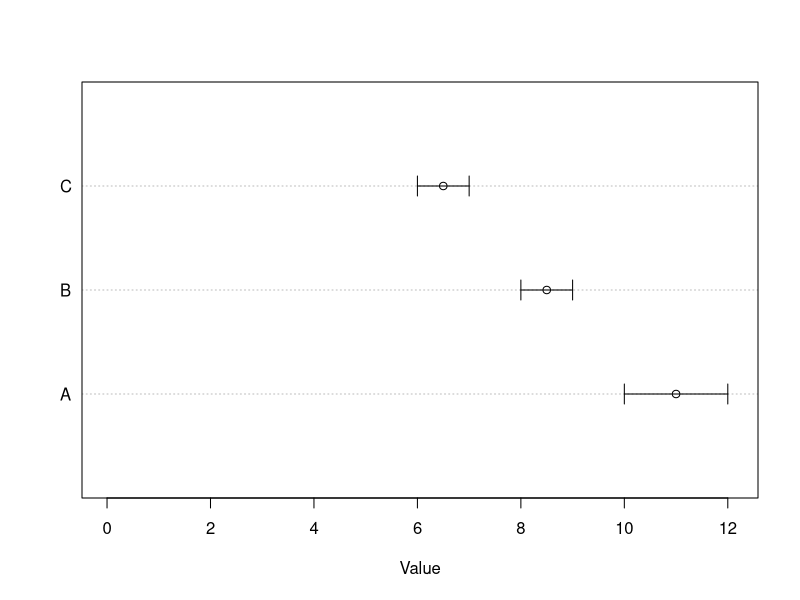

Write R code to recreate this figure. (Note: this script raises an error after producing the figure.)
## ---- chunk 1
# Horizontal Example

# Load the plotrix package
library(plotrix)
 
# Create a data frame with some example data
df <- data.frame(
  group = c("A", "A", "B", "B", "C", "C"),
  value = c(10, 12, 8, 9, 6, 7)
)
 
# Calculate the means and standard errors for each group
means <- aggregate(value ~ group, data = df, FUN = mean)
stderrs <- aggregate(value ~ group, data = df, 
                     FUN = function(x) sd(x) / sqrt(length(x)))
 
# Create a dot chart of the data
dotchart(means$value, labels = means$group, xlim = c(0, max(means$value) * 1.1),
         xlab = "Value")
 
# Add error bars representing the standard error of the mean
arrows(
  x0 = means$value - stderrs$value,
  y0 = 1:length(means$group),
  x1 = means$value + stderrs$value,
  y1 = 1:length(means$group),
  angle = 90,
  code = 3,
  length = 0.1
)
## ---- chunk 2
# Not correct but it's a start
library(ggplot2)
test <- ggplot(Regression_output, aes(Variable, Outcome, label=rownames(Regression_output))) +
  geom_point() +
  geom_errorbar(aes(ymin=LowerLimit, ymax=UpperLimit))
print(test)
## ---- chunk 3
# Horizontal Error Bars
# Example from https://stackoverflow.com/questions/51344297/r-scatter-plot-with-confident-intervals

library(ggplot2)

df <- data.frame(method = LETTERS[1:3],
                 est = c(5.7, 6, 5.9),
                 lower = c(5.2, 5.5, 5.6),
                 upper = c(5.8, 6.4, 6.1))

ggplot(df, aes(x = est, y = method)) +
  geom_point() +
  geom_errorbarh(aes(xmin = lower, xmax = upper)) +
  geom_vline(aes(xintercept = 5.75), colour = "red") 
## ---- chunk 4
library(ggplot2)
attach(Regression_output)
## ---- chunk 5
attach(Book1)
library(ggplot2)
test20 <- ggplot(Book1, aes(Variable, Outcome,)) +
  geom_point() +
  geom_errorbar(aes(ymin=LowerLimit, ymax=UpperLimit))
print(test20)

## ---- chunk 6
df <- data.frame(method = labels()[-0.5:2.5],
                 est = c(5.7, 6, 5.9),
                 lower = c(5.2, 5.5, 5.6),
                 upper = c(5.8, 6.4, 6.1))

ggplot(df, aes(x = est, y = method)) +
  geom_point() +
  geom_errorbarh(aes(xmin = lower, xmax = upper)) +
  geom_vline(aes(xintercept = 5.75), colour = "red") 


ggplot(df, aes(x = est, y = method)) +
  geom_point() +
  geom_errorbarh(aes(xmin = lower, xmax = upper)) +
  geom_vline(aes(xintercept = 5.75), colour = "red") 

ggplot(Book1, aes(x = Variable, y = Mean, fill = Group)) +
  geom_bar(stat = "identity", position = "dodge", width = 0.7) +
  geom_errorbar(aes(ymin = LowerCI, ymax = UpperCI), position = "dodge", width = 0.2) +
  labs(title = "Comparison of 95% Confidence Intervals between Groups",
       x = "Variable", y = "Mean") +
  theme_minimal()
